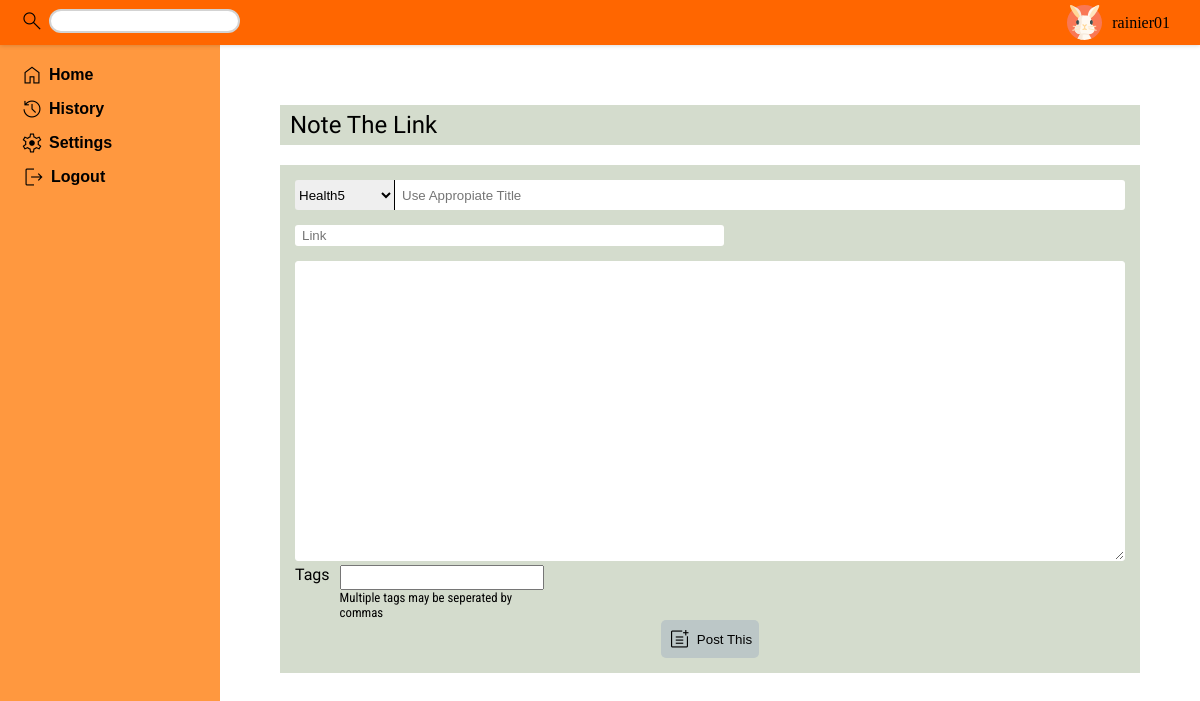
/home/upload (signed in), run on the app's committed database.
### tables this page shows
CREATE TABLE "src_avatar" (
	"avatarID"	INTEGER NOT NULL,
	"avatarPath"	TEXT NOT NULL,
	PRIMARY KEY("avatarID" AUTOINCREMENT)
);

CREATE TABLE "users" (
	"user_id"	INTEGER,
	"first_name"	TEXT NOT NULL,
	"last_name"	TEXT NOT NULL,
	"username"	NUMERIC NOT NULL UNIQUE,
	"password"	TEXT NOT NULL,
	"date_created"	TEXT NOT NULL,
	"time_created"	TEXT NOT NULL,
	"avatarID"	INTEGER DEFAULT 1,
	PRIMARY KEY("user_id" AUTOINCREMENT)
);

### app.py (the view, shortened to what this page needs)
@app.route("/home/upload", methods=["GET", "POST"])
@login_required
def upload():
    error_message_folder = None
    error_message_title = None
    error_message_link = None
    error_message_description = None
    error_message_tags = None
    folder_value = None
    title_value = None
    link_value = None
    description_value = None
    tags_value = None
    all_error = []
    username = session["user_id"]
    user_id = db.execute("SELECT user_id FROM users WHERE username = ?", username)[0]["user_id"]
    folders = db.execute("SELECT folder_name FROM folders WHERE user_id = ?", user_id)
    folders_list = []
    for folder in folders:
        folders_list.append(folder["folder_name"])
    latest_category = db.execute("SELECT folder_name FROM folders WHERE user_id = ? ORDER BY folder_id DESC LIMIT 1", user_id)
    if latest_category is not None and len(latest_category) > 0:
        latest_category = latest_category[0]['folder_name']
    count_post = db.execute("SELECT COUNT(links.title_name) AS count FROM links JOIN folders  ON links.folder_id = folders.folder_id WHERE folders.user_id = ?", user_id)[0]['count']
    count_categories = db.execute("SELECT COUNT(folder_name) AS count FROM folders WHERE user_id = ?", user_id)[0]['count']
    all_avatar_path = all_avatar_path = db.execute("SELECT avatarPath FROM src_avatar")
    current_avatar = db.execute("SELECT avatar.avatarPath FROM src_avatar AS avatar JOIN users ON users.avatarID = avatar.avatarID WHERE users.user_id = ?", user_id)[0]['avatarPath']
    other_folders = db.execute("SELECT folders.folder_name, src_img.src_id FROM folders JOIN src_img ON folders.folder_category_id = src_img.src_id WHERE folders.user_id = ? ORDER BY folders.folder_id DESC LIMIT 5", user_id)
    current_avatar_path = db.execute("SELECT src_avatar.avatarPath FROM src_avatar JOIN  users ON users.avatarID = src_avatar.avatarID WHERE users.user_id = ?", user_id)[0]['avatarPath']
    return render_template("upload.html", folders = folders_list, username = username, latest_category = latest_category, count_post = count_post, count_categories = count_categories, all_avatar_path = all_avatar_path, current_avatar = current_avatar, current_avatar_path = current_avatar_path)

### helper.py (called while the page is built)
def login_required(f):
    @wraps(f)
    def decorated_function(*args, **kwargs):
        if 'user_id' not in session:
            return redirect(url_for('loginUI'))
        return f(*args, **kwargs)
    return decorated_function

### templates/upload.html (shortened to what this page needs)
<!DOCTYPE html>
<html lang="en">
  <head>
    <link
      rel="stylesheet"
      href="{{ url_for('static', filename='style.css') }}"
    />
    <link
  rel="stylesheet"
  href="{{ url_for('static', filename='profile-box.css') }}"
/>
<link
rel="stylesheet"
href="{{ url_for('static', filename='smallscreen.css') }}"
/>
    <link rel="stylesheet" href="https://cdnjs.cloudflare.com/ajax/libs/tagify/4.4.0/tagify.css">
  </head>
  <body>
    <div class="body-container">
      <nav class="nav">
        <form class="searchInput" action="/search" method="GET">
          <label for="search"
            ><i class="material-symbols-outlined">Search</i></label
          >
          <input type="text" id="search" name= "q" autocomplete="off" />
        </form>
        <div class="nav-profile">
          <div class="nav-profile-extend">
            <div class="nav-profile-extend-box">
            <img class="prof-img" src="{{ url_for('static', filename='avatars/' ~ current_avatar_path) }}" alt="icon">
            <div>{{username}}</div>
          </div>
          </div>
        </div>
      </nav>
      <aside class="sidebar sidebar-upload">
        <button class="dashboard-box">
          <div class="icon-dashboard">
          </div>
          <div id="dashboard-text">Dashboard</div>
        </button>
        <ul>
          <a href="/home">
            <li class="icon-dash">
              <i class="material-symbols-outlined">Home</i>
              <div class="dash-text">Home</div>
            </li>
          </a>
          <a href="/history/post">
            <li class="icon-dash">
              <i class="material-symbols-outlined">history</i>
              <div class="dash-text">History</div>
            </li>
          </a>
          <a href="">
            <li class="icon-dash">
              <i class="material-symbols-outlined">settings</i>
              <div class="dash-text">Settings</div>
            </li>
          </a>
          <a href="/logout">
            <li class="icon-dash logout-icon">
              <i class="material-symbols-outlined">logout</i>
              <div class="dash-text">Logout</div>
            </li>
          </a>
        </ul>
      </aside>
      <article class="article-upload">
        <div class="post-text-box">Note The Link</div>
        <form class="post-textbox-upload" method="POST">
          <div class="title-area">
            <div class="folder-dropdown">
              <select name="folders" id="folders">
                {% for folder in folders %}
                {%  if folder  == latest_category %}
                <option value="{{folder}}" selected>{{folder}}</option>
                {% else %}
                <option value="{{folder}}">{{folder}}</option>
                {% endif %}
                {% endfor %}
              </select>
            </div>
            <div class="title-input">
              <input
                type="text"
                name="title"
                autocomplete="off"
                autofocus
                placeholder="Use Appropiate Title"
                id="title"
                value="{{title_value}}"
              />
            </div>
          </div>
          <div class="links">
            <input
              type="text"
              name="link"
              id="link"
              placeholder="Link"
              value="{{link_value}}"
              autocomplete="off"
            />
          </div>
          <div class="description-textbox">
            <textarea name="description" id="description" cols="100" rows="10" autofocus>{{description_value}}</textarea>
        </div>
          <div class="tagArea">
            <div>Tags</div>
            <div>
              <div>
                <input
                  type="text"
                  name="tags"
                  autocomplete="off"
                  autofocus
                  autocapitalize="on"
                  value="{{tags_value}}"
                  id= "tags"
                />
              </div>
              <div id="multiple-tags">
                Multiple tags may be seperated by commas
              </div>
            </div>
          </div>
          <div class="post-link-button">
            <button>
              <i class="material-symbols-outlined">post_add</i>
              <div>Post This</div>
            </button>
          </div>
        </form>
      </article>
    </div>
  </body>
</html>

### static/style.css (style rules this page uses)
* { margin: 0; padding: 0; }
body { position: relative; height: 100vh; background-color: #000; }
:root { --sidebarwidth: 150px; --normalsidebar:60px; }
a { text-decoration: none; color: #000; }
.body-container, .body-container-allpost { height: 100vh; }
.article, .article-upload { margin-top: 100px; background-color: #fff; font-family: 'Teko', sans-serif; padding: 15px; margin-left: 220px; box-sizing: border-box; min-height: 100vh; overflow-y: auto; }
.article-upload { padding: 5%; position: relative; }
.sidebar { background-color: #ff983f; padding: 20px 20px 20px 20px; position: fixed; width: 220px; box-sizing: border-box; top: 0; bottom: 0; }
.dashboard-box, .dashboard { display: flex; justify-content: flex-start; align-items: center; gap: 10px; }
.dashboard-box { margin-bottom: 15px; background-color: #ff983f; border: none; }
.icon-dash { display: flex; align-items: center; gap: 5px; margin-bottom: 10px; box-sizing: border-box; }
.icon-dashboard { display: flex; align-items: center; gap: 5px; box-sizing: border-box; }
#dashboard-text { font-weight: 700; font-size: 1.3rem; font-family: 'PT Serif', serif; }
.dash-text { font-family: 'Noto Sans JP', sans-serif; font-weight: 700; display: flex; align-items: flex-start; }
.material-symbols-outlined { font-variation-settings: 'FILL' 0, 'wght' 300, 'GRAD' 1, 'opsz' 50 }
.icon-dashboard { animation: rotate_invert 0.5s ease-in both; }
.logout-icon { padding-left: 2px; }
.title-area { display: flex; margin-bottom: 15px; }
.folder-dropdown { width: 100px; overflow: hidden; }
.folder-dropdown select { width: 100%; white-space: nowrap; overflow: hidden; }
.title-input { flex-grow: 1; }
.post-text-box { width: 100%; height: 40px; background-color: #D4DCCD; display: flex; align-items: center; padding: 10px; box-sizing: border-box; font-size: 1.5rem; margin-bottom: 20px; }
.post-textbox-upload { width: 100%; background-color: #D4DCCD; padding: 15px; box-sizing: border-box; }
.title-area input { width: 100%; }
#folders, #title { height: 30px; box-sizing: border-box; border: thick; }
#title { padding: 3px 7px 3px 7px; border-top-right-radius: 3px; border-bottom-right-radius: 3px; }
#folders { border-top-left-radius: 3px; border-bottom-left-radius: 3px; border-right: 1px solid; }
.links input { width: 50%; padding: 3px 7px 3px 7px; border-radius: 3px; border: thick; margin-bottom: 15px; }
.description-textbox textarea { width: 100%; height: 300px; box-sizing: border-box; padding: 5px 10px 5px 10px; border-radius: 3px; border-color: #fff; }
.tagArea { display: flex; grid-template-columns: 1fr 1fr; gap: 10px; width: 30%; }
.tagArea input { width: 100%; padding: 3px; box-sizing: border-box; }
.tagArea div:first-child { text-align: center; }
#multiple-tags { font-size: .8rem; font-family: 'Roboto Condensed', sans-serif; }
.post-link-button button { display: flex; align-items: center; gap: 5px; padding: 7px; background-color: #BCC7C7; border: hidden; border-radius: 5px; }
.post-link-button { display: flex; justify-content: center; }
.prof-img { width: 35px; height: 35px; }
.article-upload { margin-top: 45px; }
.nav { display: flex; justify-content: space-between; align-items: center; padding: 0px 20px 0px 20px; box-shadow: 0px 0px 5px rgba(0, 0, 0, 0.2); position: fixed; z-index: 2; top: 0; left: 0; width: 100%; background-color: #FF6600; box-sizing: border-box; height: 45px; }
.searchInput input { height: 24px; }
#search { border-radius: 15px; border: 2px solid lightgray; background-color: #fff; padding: 3px 5px; box-sizing: border-box; }
.searchInput { flex: 1; display: flex; align-items: flex-start; gap: 5px; }

### static/profile-box.css (style rules this page uses)
body { position: relative; }
.nav-profile-extend { position: relative; }
.nav-profile-extend-box { height: 100%; padding-left: 10px; padding-right: 10px; }
.nav-profile-extend-box { display: flex; align-items: center; gap:10px; }
.prof-img { width: 35px; height: 35px; }

### data on the page
src_avatar: avatarPath (picture)
users: username "rainier01"

### other printed values
form field folders "Health5"
